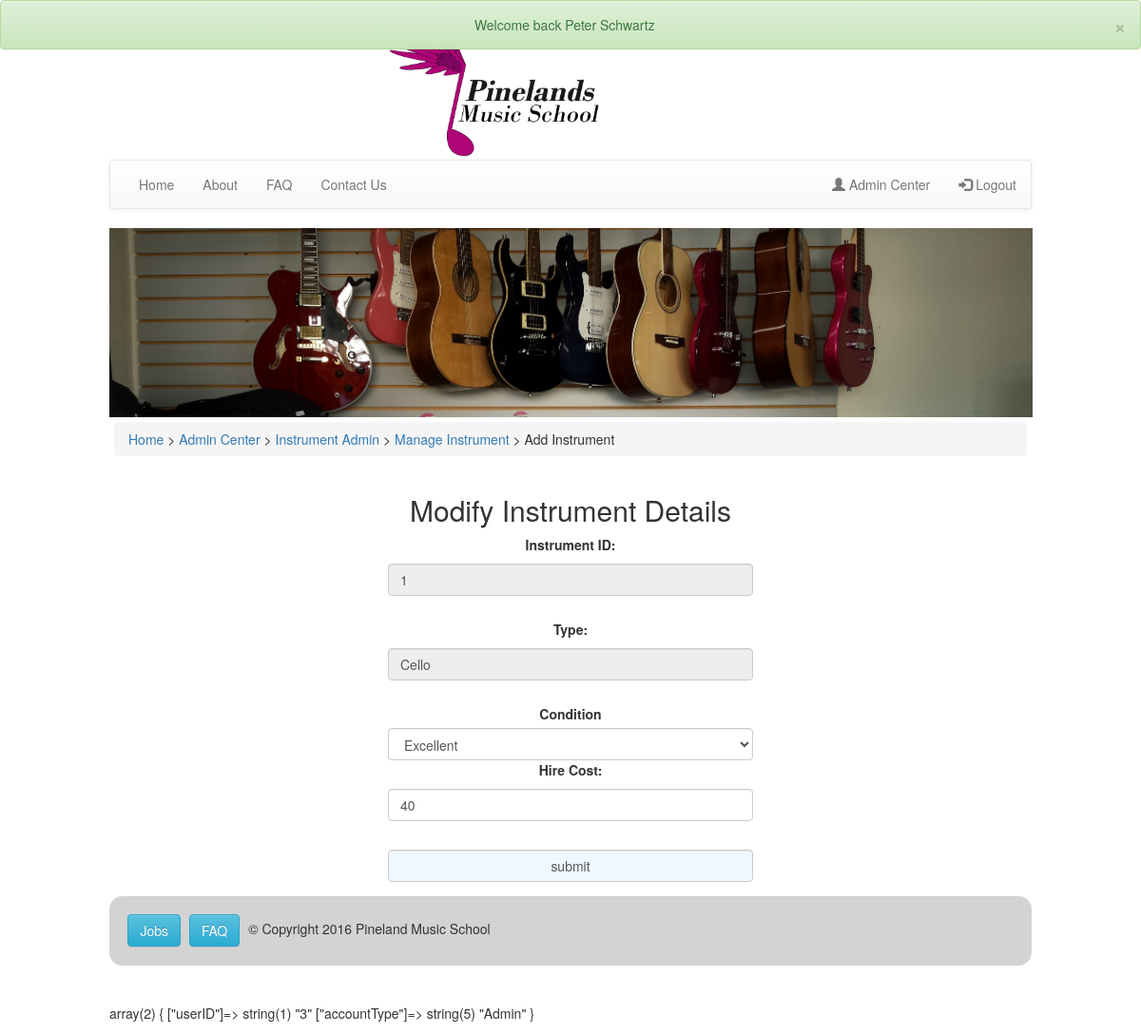
/pages/adminInstruments/modifyInstrument.php?schoolInstrumentID=1 (signed in), run on the app's committed database.
### tables this page shows
CREATE TABLE `schoolinstruments` (
  `schoolInstrumentID` int(11) NOT NULL,
  `instrumentTypeID` int(11) NOT NULL,
  `instrumentCondition` enum('New','Excellent','Good','Repair','Discard') NOT NULL,
  `hireCost` int(11) NOT NULL
);

CREATE TABLE `instrumentnames` (
  `instrumentTypeID` int(11) NOT NULL,
  `instrumentName` varchar(50) NOT NULL
);

### pages/adminInstruments/modifyInstrument.php (the view, shortened to what this page needs)
<?php
include "../../inc/connect.php";
include "../../inc/header.php";
include "../../inc/nav.php";
?>
<div class="content">
    <div class="breadcrumb">
            <span><a href="../home/index.php">Home</a> > <a href="../admin/admincenter.php">Admin Center</a> > <a href="../admin/instrumentsAdmin.php">Instrument Admin</a>  > <a href="../adminInstruments/adminInstruments.php">Manage Instrument</a> > Add Instrument</span>
        </div>
<?php
     $schoolInstrumentID = $_GET['schoolInstrumentID'];
    $sql = "SELECT * FROM schoolinstruments INNER JOIN instrumentnames ON schoolinstruments.instrumentTypeID=instrumentnames.instrumentTypeID WHERE schoolInstrumentID='$schoolInstrumentID'";
    $result = mysqli_query($con, $sql);
    $row = mysqli_fetch_array($result);
?>
    <form method="POST" action="modifyInstrument.php?schoolInstrumentID=<?php echo $schoolInstrumentID ?>">
        <div class="loginForm center-horizontal">
            <h2>Modify Instrument Details</h2>
            <label>Instrument ID:</label><br />
            <input class="form-control" type="text" name="schoolInstrumentID" value="<?php echo $schoolInstrumentID; ?>" readonly /><br />
            <label>Type:</label><br />
            <input class="form-control" type="text" name="instrumentType:" value="<?php echo $row['instrumentName']; ?>" readonly /><br />
            <label>Condition</label><br />
            <select class="form-control" name="instrumentCondition">
                <option value="Excellent" <?php if($row['instrumentCondition'] == 'Excellent'){ echo "selected"; } ?>>Excellent</option>
            </select>
            <label>Hire Cost:</label><br />
            <input class="form-control" type="text" value="<?php echo $row['hireCost'] ?>" name="hireCost" /><br />
            <input class="form-control" type="submit" value="submit" name="submit" />
        </div>
    </form>
</div>
<?php
include "../../inc/footer.php";
?>

### css/main.css (style rules this page uses)
* { box-sizing: border-box; }
body { font-size: 62.5%; margin: 0; padding: 0; }
input[type=button], input[type=submit], input[type=reset] { background-color: aliceblue; }
.content { display: inline-block; vertical-align: top; padding: 5px; width: 100%; }
.loginForm { display: inline-block; text-align: center; margin: 0 auto; width: 40%; }
.loginForm input { margin: 5px auto; }
input , select { min-width: 165px; }
.center-horizontal { position: relative; left: 50%; transform: translateX(-50%); }
.accountDetails input, select { margin: 4px 0; }
.breadcrumb { text-align: left; }

### data on the page
schoolinstruments: instrumentTypeID.instrumentName "Cello", instrumentCondition "Excellent", hireCost "40"

### other printed values
$_SESSION['success'] "Welcome back Peter Schwartz"
